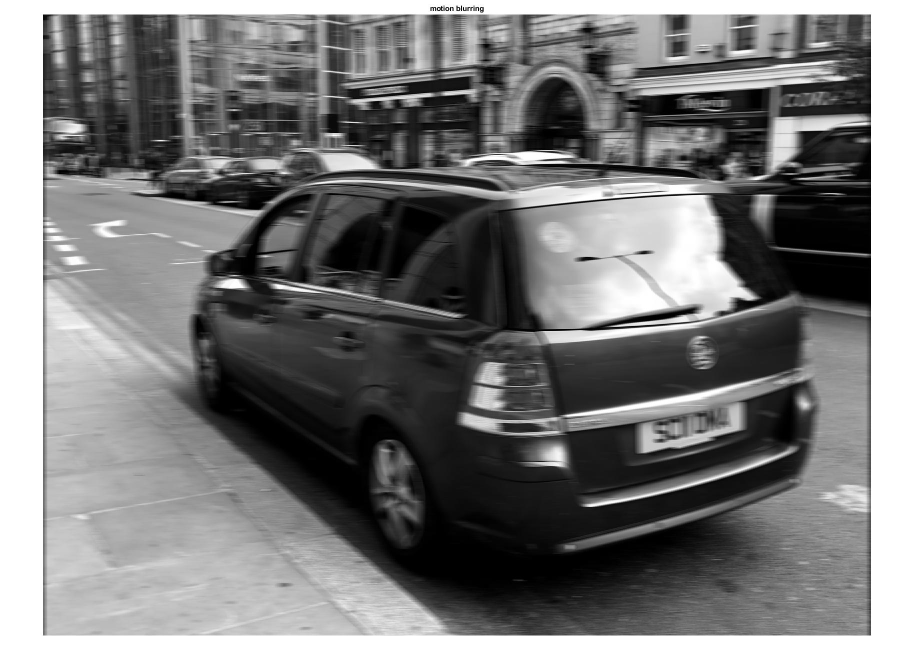
%> input picture final  project/blurry car.jpg, 1830 x 1335 px (shown at 1/2 size)
$ octave motion_deblurring.m   (GNU Octave 9; MATLAB toolbox functions it lacks are replaced by stand-ins)
%> lines starting %> are read from the running program, lines starting %| are printed output that depends on the picture; in (x1, y1, x2, y2) boxes, pixels count from 0 and x2, y2 are one past the last pixel; in counts of white or black regions, pixels touching at a corner belong together; the program's own positions count from 1
clc;
close all;
clear all;

I = imread('blurry car.jpg');%讀取圖片
%> I is the input picture: size 1335x1830x3 uint8; min 0, max 255, mean 123.6
I=rgb2gray(I);%彩色轉灰階
%> I: size 1335x1830 uint8
I=I(30:1272,87:1743);%去除白邊
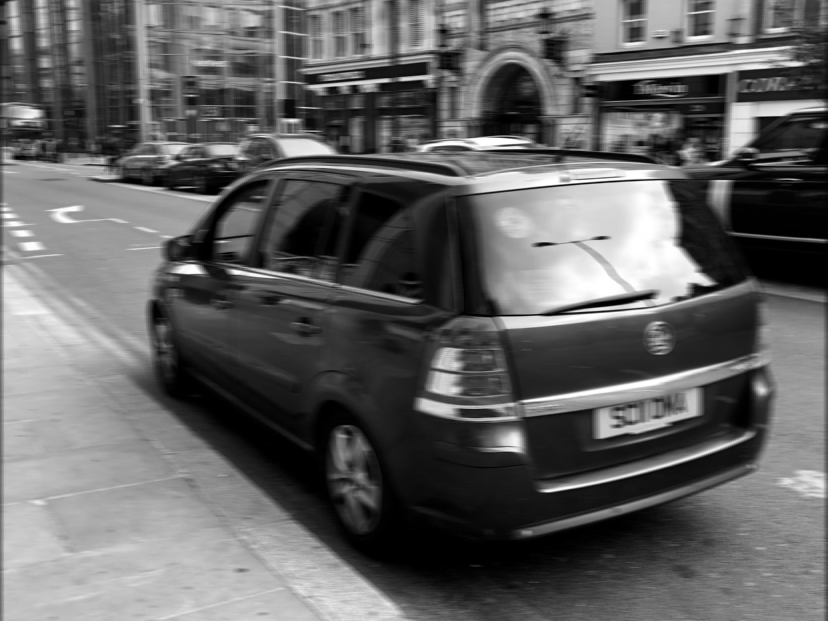
%> I: size 1243x1657 uint8 (shown at 1/2 size); min 0, max 255, mean 99.2
imshow(I);%顯示原圖
m=fspecial('motion',20,0);%猜測原圖
m2=zeros(size(I));%產生一個和原圖I一樣大小的全0矩陣
m2(1,1:21)=m;%將m的row1col1到19補到m2的row1col1到19
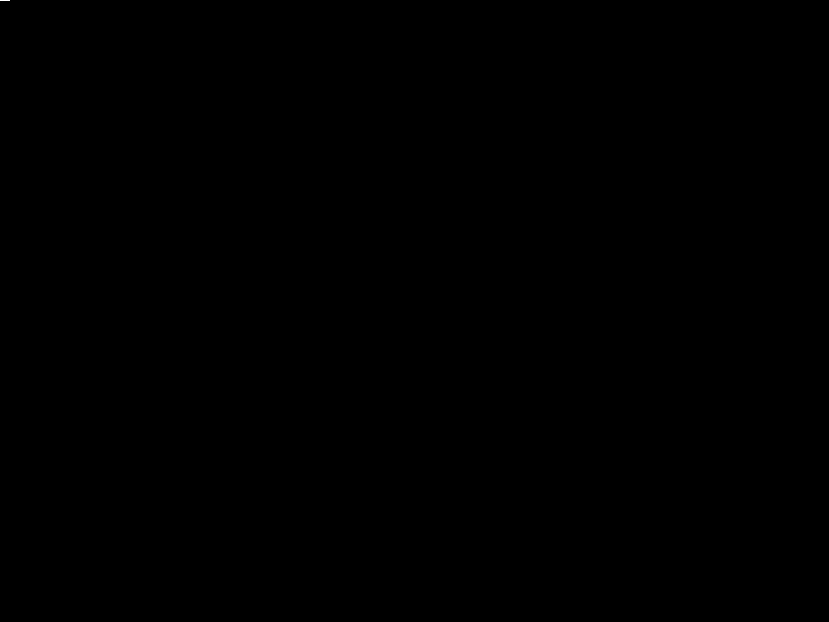
%> m2: size 1243x1657 double (shown at 1/2 size); values 0 (black) and 0.05 (white), 0% white in thin lines or dots, all inside (x1, y1, x2, y2) = (0, 0, 20, 1)
mf=fft2(m2);%對m2做傅立葉轉化
d=0.06;%給定閾值
mf(abs(mf)<d)=1;%若絕對值mf小於閾值,則令該值為1,避免值為0的時候除法出錯
bmi=abs(ifft2(fft2(I)./mf));%對I做傅立葉轉化後與mf做點對點除法,再對結果作反傅立葉轉換,最後取絕對值
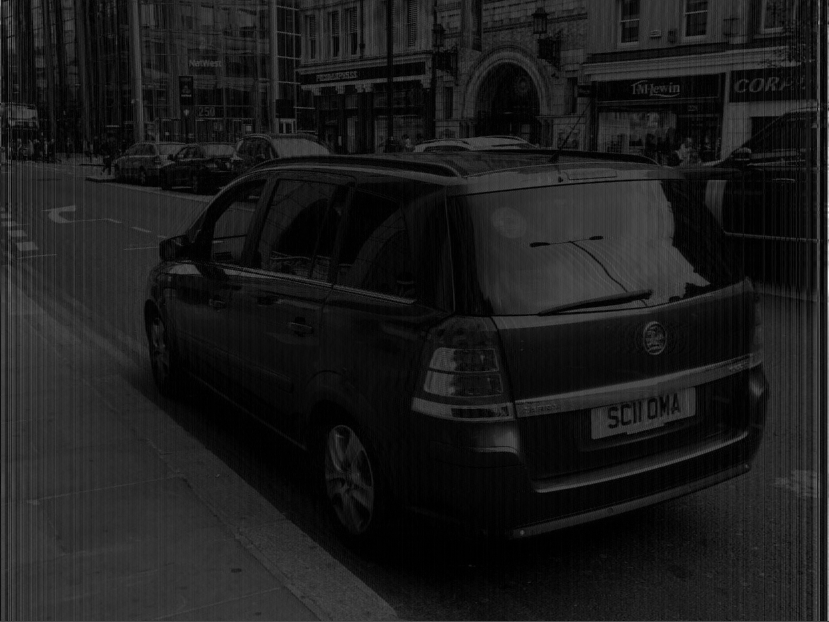
%> bmi: size 1243x1657 double (shown at 1/2 size); min 0.000295, max 926.1, mean 101.6; drawn with min black and max white
I_out=mat2gray(bmi)*3;%將bmi歸一化,使矩陣的每個元素的值都在0和1之間,並調整亮度
figure;imshow(I_out);%顯示motion deblurring後的圖
%> after `imshow(I_out)`:
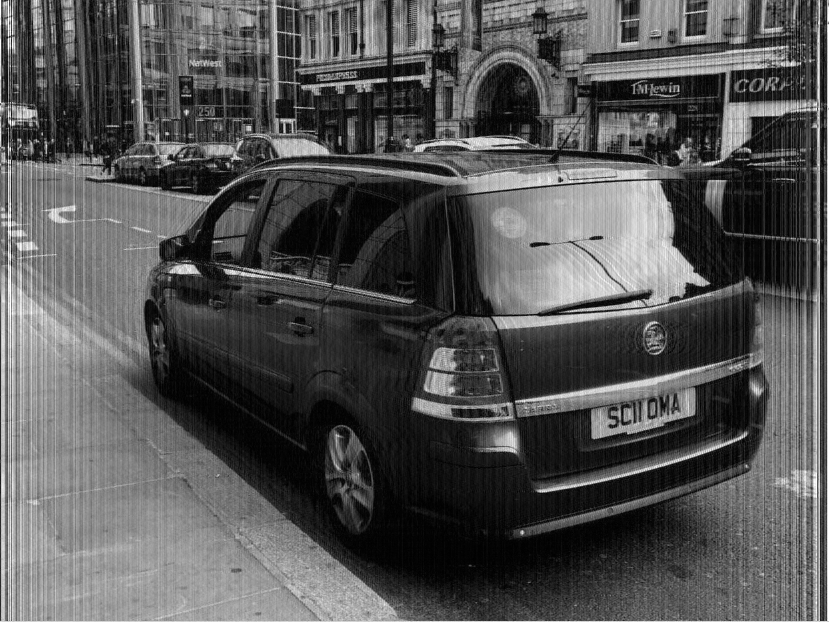
%> displayed picture: size 1243x1657, on the screen's scale of 0 to 255 (shown at 1/2 size); min 0, max 255, mean 83.6
